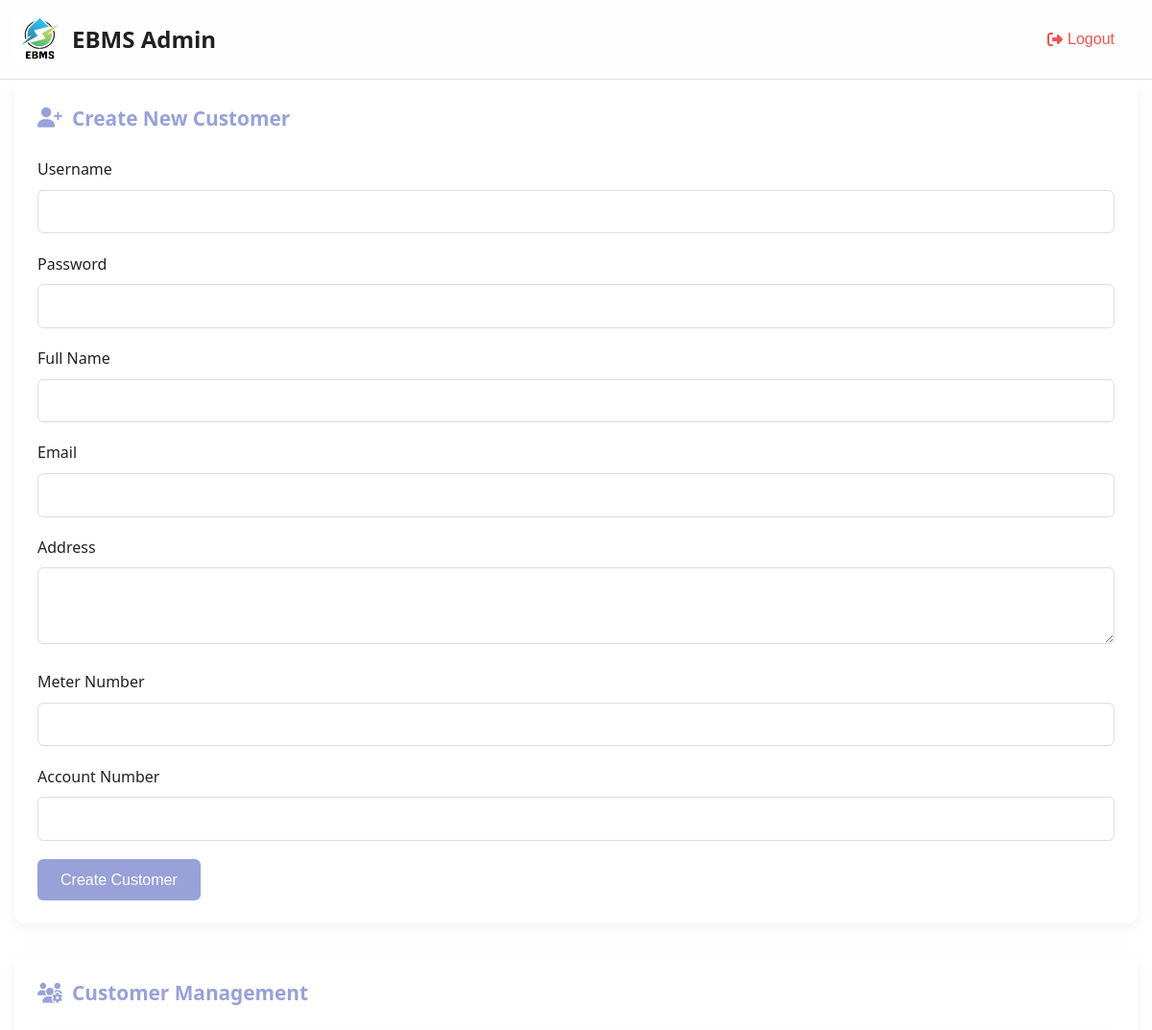
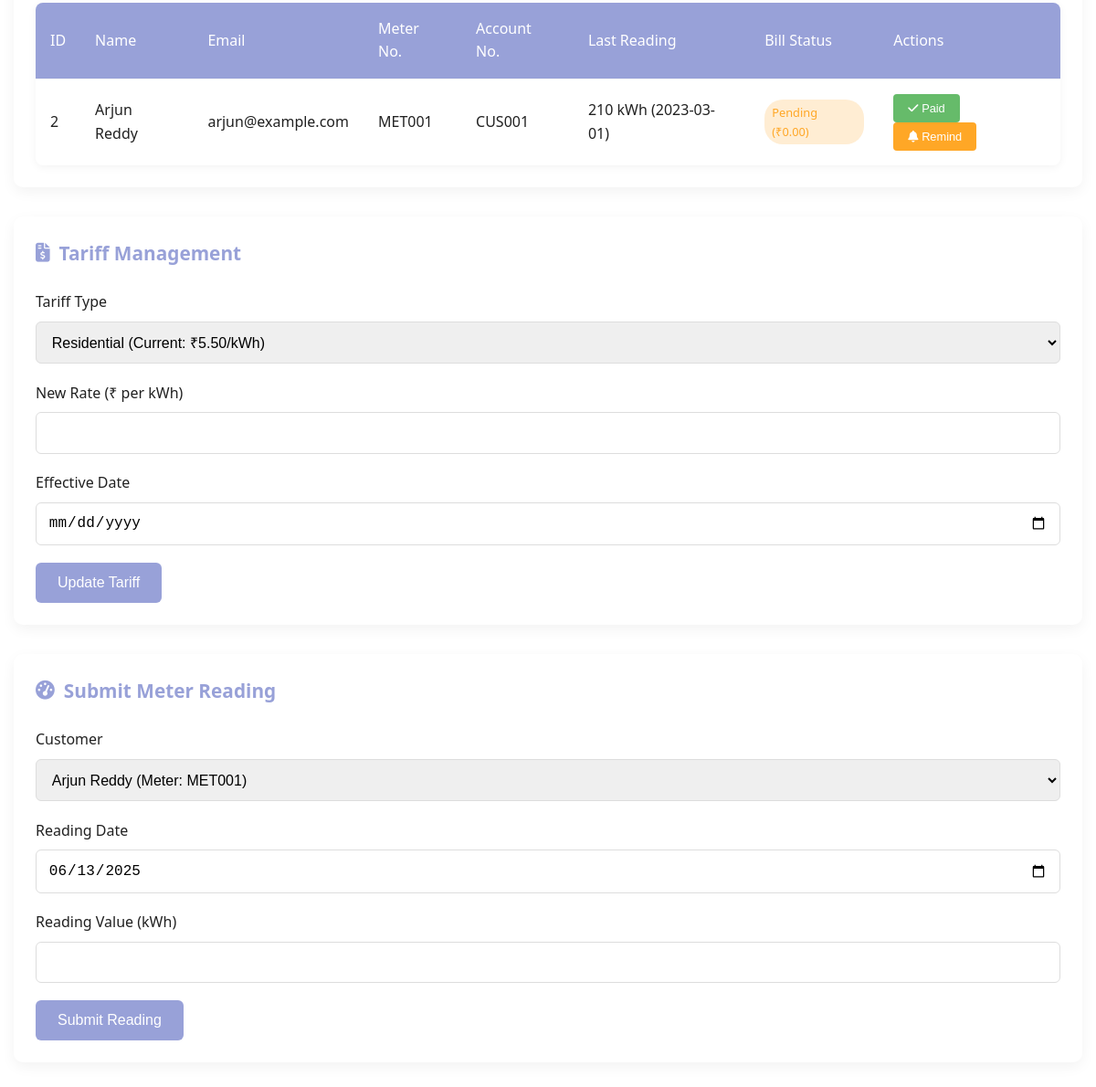
/admin_index.php (signed in), run on the app's committed database (2 pictures, top to bottom).
### tables this page shows
CREATE TABLE users (
    user_id INT AUTO_INCREMENT PRIMARY KEY,
    username VARCHAR(50) NOT NULL UNIQUE,
    password VARCHAR(255) NOT NULL,
    full_name VARCHAR(100) NOT NULL,
    email VARCHAR(100) NOT NULL UNIQUE,
    address TEXT NOT NULL,
    meter_number VARCHAR(20) NOT NULL UNIQUE,
    account_number VARCHAR(20) NOT NULL UNIQUE,
    user_type ENUM('customer', 'admin') DEFAULT 'customer',
    created_at TIMESTAMP DEFAULT CURRENT_TIMESTAMP
);

CREATE TABLE bills (
    bill_id INT AUTO_INCREMENT PRIMARY KEY,
    user_id INT NOT NULL,
    bill_period_start DATE NOT NULL,
    bill_period_end DATE NOT NULL,
    due_date DATE NOT NULL,
    units_consumed INT NOT NULL,
    tariff_id INT NOT NULL,
    amount DECIMAL(10,2) NOT NULL,
    status ENUM('pending', 'paid') DEFAULT 'pending',
    paid_date DATE,
    transaction_id VARCHAR(50),
    FOREIGN KEY (user_id) REFERENCES users(user_id) ON DELETE CASCADE,
    FOREIGN KEY (tariff_id) REFERENCES tariffs(tariff_id),
    CHECK (bill_period_start < bill_period_end),
    CHECK (bill_period_end <= due_date)
);

### admin_index.php (the view, shortened to what this page needs)
<?php
require_once 'db_connect.php';
$customers = $conn->query("SELECT * FROM users WHERE user_type = 'customer'");
$tariffs = $conn->query("SELECT * FROM tariffs");
$latest_readings = $conn->query("
    SELECT u.user_id, u.full_name, u.meter_number, mr.reading_value, mr.reading_date
    FROM users u
    LEFT JOIN (SELECT user_id, MAX(reading_date) as latest_date FROM meter_readings GROUP BY user_id) latest
        ON u.user_id = latest.user_id
    LEFT JOIN meter_readings mr
        ON mr.user_id = latest.user_id AND mr.reading_date = latest.latest_date
    WHERE u.user_type = 'customer'
");
$pending_bills = [];
$customers_result = $conn->query("SELECT user_id FROM users WHERE user_type = 'customer'");
while ($customer = $customers_result->fetch_assoc()) {
    $user_id = $customer['user_id'];
    $bill = $conn->query("
        SELECT b.*, t.rate
        FROM bills b
        JOIN tariffs t ON b.tariff_id = t.tariff_id
        WHERE b.user_id = $user_id AND b.status = 'pending'
        ORDER BY b.due_date ASC
        LIMIT 1
    ")->fetch_assoc();
    if ($bill) {
        $pending_bills[$user_id] = $bill;
    }
}
?>
<!DOCTYPE html>
<html lang="en">
<head>
    <link rel="stylesheet" href="https://cdnjs.cloudflare.com/ajax/libs/font-awesome/6.4.0/css/all.min.css">
</head>
<body>
    <header>
        <div class="container">
            <div class="header-content">
                <div class="logo">
                    <img src="logo.png" alt="EBMS Logo">
                    <span class="logo-text">EBMS Admin</span>
                </div>
                <div class="header-icons">
                    <button class="logout-btn" onclick="location.href='?logout=1'">
                        <i class="fas fa-sign-out-alt"></i> Logout
                    </button>
                </div>
            </div>
        </div>
    </header>
    <main class="container">
        <div class="admin-card">
            <h2><i class="fas fa-user-plus"></i> Create New Customer</h2>
            <form method="POST">
                <div class="form-group">
                    <label>Username</label>
                    <input type="text" name="username" required>
                </div>
                <div class="form-group">
                    <label>Password</label>
                    <input type="password" name="password" required>
                </div>
                <div class="form-group">
                    <label>Full Name</label>
                    <input type="text" name="full_name" required>
                </div>
                <div class="form-group">
                    <label>Email</label>
                    <input type="email" name="email" required>
                </div>
                <div class="form-group">
                    <label>Address</label>
                    <textarea name="address" required></textarea>
                </div>
                <div class="form-group">
                    <label>Meter Number</label>
                    <input type="text" name="meter_number" required>
                </div>
                <div class="form-group">
                    <label>Account Number</label>
                    <input type="text" name="account_number" required>
                </div>
                <button type="submit">Create Customer</button>
            </form>
        </div>
        <div class="admin-card">
            <h2><i class="fas fa-users-cog"></i> Customer Management</h2>
            <table>
                <thead>
                    <tr>
                        <th>ID</th>
                        <th>Name</th>
                        <th>Email</th>
                        <th>Meter No.</th>
                        <th>Account No.</th>
                        <th>Last Reading</th>
                        <th>Bill Status</th>
                        <th>Actions</th>
                    </tr>
                </thead>
                <tbody>
                    <?php while ($customer = $customers->fetch_assoc()):
                        $reading = $latest_readings->fetch_assoc();
                        $user_id = $customer['user_id'];
                        $has_pending_bill = isset($pending_bills[$user_id]);
                    ?>
                    <tr>
                        <td><?= $customer['user_id'] ?></td>
                        <td><?= htmlspecialchars($customer['full_name']) ?></td>
                        <td><?= htmlspecialchars($customer['email']) ?></td>
                        <td><?= htmlspecialchars($customer['meter_number']) ?></td>
                        <td><?= htmlspecialchars($customer['account_number']) ?></td>
                        <td><?= $reading ? $reading['reading_value'] . ' kWh (' . $reading['reading_date'] . ')' : 'N/A' ?></td>
                        <td>
                            <?php if ($has_pending_bill): ?>
                                <span class="status-badge status-pending">Pending (₹<?= number_format($pending_bills[$user_id]['amount'], 2) ?>)</span>
                            <?php else: ?>
                                <span class="status-badge status-paid">Paid</span>
                            <?php endif; ?>
                        </td>
                        <td>
                            <?php if ($has_pending_bill): ?>
                                <form method="POST" style="display: inline;">
                                    <button type="submit" class="paid-btn" title="Mark as Paid">
                                        <i class="fas fa-check"></i> Paid
                                    </button>
                                </form>
                                <form method="POST" style="display: inline;">
                                    <button type="submit" class="reminder-btn" title="Send Reminder">
                                        <i class="fas fa-bell"></i> Remind
                                    </button>
                                </form>
                            <?php else: ?>
                                <span>No action needed</span>
                            <?php endif; ?>
                        </td>
                    </tr>
                    <?php endwhile; ?>
                </tbody>
            </table>
        </div>
        <div class="admin-card">
            <h2><i class="fas fa-file-invoice-dollar"></i> Tariff Management</h2>
            <form method="POST">
                <div class="form-group">
                    <label>Tariff Type</label>
                    <select name="tariff_type" required>
                        <?php
                        $tariffs->data_seek(0);
                        while ($tariff = $tariffs->fetch_assoc()): ?>
                        <option value="<?= $tariff['tariff_type'] ?>">
                            <?= ucfirst($tariff['tariff_type']) ?> (Current: ₹<?= $tariff['rate'] ?>/kWh)
                        </option>
                        <?php endwhile; ?>
                    </select>
                </div>
                <div class="form-group">
                    <label>New Rate (₹ per kWh)</label>
                    <input type="number" name="rate" step="0.01" required>
                </div>
                <div class="form-group">
                    <label>Effective Date</label>
                    <input type="date" name="effective_date" required>
                </div>
                <button type="submit">Update Tariff</button>
            </form>
        </div>
        <div class="admin-card">
            <h2><i class="fas fa-tachometer-alt"></i> Submit Meter Reading</h2>
            <form method="POST">
                <div class="form-group">
                    <label>Customer</label>
                    <select name="user_id" required>
                        <?php
                        $customers->data_seek(0);
                        while ($customer = $customers->fetch_assoc()): ?>
                        <option value="<?= $customer['user_id'] ?>">
                            <?= htmlspecialchars($customer['full_name']) ?> (Meter: <?= htmlspecialchars($customer['meter_number']) ?>)
                        </option>
                        <?php endwhile; ?>
                    </select>
                </div>
                <div class="form-group">
                    <label>Reading Date</label>
                    <input type="date" name="reading_date" required value="<?= date('Y-m-d') ?>">
                </div>
                <div class="form-group">
                    <label>Reading Value (kWh)</label>
                    <input type="number" name="reading_value" required>
                </div>
                <button type="submit">Submit Reading</button>
            </form>
        </div>
    </main>
</body>
</html>

### admin_index.php (style rules this page uses)
:root { --primary: #98a1d8; --secondary: #e7e8ef; --accent: #e4e6ef; --light: #f5f5f5; --dark: #212121; --success: #66bb6a; --warning: #ffa726; --danger: #ef5350; --grey: #000000; }
* { box-sizing: border-box; margin: 0; padding: 0; }
body { font-family: 'Segoe UI', Tahoma, Geneva, Verdana, sans-serif; background-image: url('https://images.unsplash.com/photo-1558494949-ef010cbdcc31'); background-size: cover; background-attachment: fixed; background-position: center; color: var(--dark); line-height: 1.6; min-height: 100vh; display: flex; flex-direction: column; }
.container { max-width: 1200px; margin: 0 auto; padding: 0 15px; flex: 1; }
header { background-color: rgba(245, 245, 245, 0.156); padding: 1rem 0; position: sticky; top: 0; z-index: 100; backdrop-filter: blur(8px); border-bottom: 1px solid rgba(0,0,0,0.1); }
.header-content { display: flex; justify-content: space-between; align-items: center; }
.logo { display: flex; align-items: center; }
.logo img { height: 50px; width:50px; margin-right: 10px; }
.logo-text { font-size: 1.5rem; font-weight: bold; color: var(--dark); }
.header-icons { display: flex; align-items: center; gap: 20px; }
.logout-btn { background: none; border: none; color: var(--danger); cursor: pointer; font-size: 1rem; display: flex; align-items: center; gap: 5px; }
.admin-card { background-color: white; border-radius: 10px; padding: 1.5rem; box-shadow: 0 5px 15px rgba(0,0,0,0.05); margin-bottom: 2rem; animation: fadeIn 0.5s ease-out; }
.admin-card h2 { color: var(--primary); margin-bottom: 1.5rem; font-size: 1.3rem; display: flex; align-items: center; gap: 10px; }
table { width: 100%; border-collapse: collapse; background-color: white; border-radius: 8px; overflow: hidden; box-shadow: 0 2px 10px rgba(0,0,0,0.05); }
th, td { padding: 1rem; text-align: left; border-bottom: 1px solid var(--light); }
th { background-color: var(--primary); color: white; font-weight: 500; }
tr:last-child td { border-bottom: none; }
.form-group { margin-bottom: 1.2rem; }
label { display: block; margin-bottom: 0.5rem; color: var(--dark); font-weight: 500; }
input, select, textarea { width: 100%; padding: 0.8rem; border: 1px solid #ddd; border-radius: 6px; font-size: 1rem; }
textarea { min-height: 80px; }
button { background-color: var(--primary); color: white; border: none; padding: 0.8rem 1.5rem; border-radius: 6px; font-size: 1rem; font-weight: 500; cursor: pointer; transition: all 0.3s ease; }
.status-badge { display: inline-block; padding: 0.25rem 0.5rem; border-radius: 20px; font-size: 0.8rem; font-weight: 500; }
.status-pending { background-color: rgba(255, 167, 38, 0.2); color: var(--warning); }
.reminder-btn { background-color: var(--warning); color: white; border: none; padding: 0.5rem 1rem; border-radius: 4px; font-size: 0.8rem; cursor: pointer; transition: all 0.3s ease; }
.paid-btn { background-color: var(--success); color: white; border: none; padding: 0.5rem 1rem; border-radius: 4px; font-size: 0.8rem; cursor: pointer; transition: all 0.3s ease; }

### data on the page
users: user_id "2", full_name "Arjun Reddy", email "arjun@example.com", meter_number "MET001", account_number "CUS001", reading_value "210", reading_date "2023-03-01", user_id.amount "0.00"

### other printed values
form field tariff_type "Residential (Current: ₹5.50/kWh)"
form field user_id "Arjun Reddy (Meter: MET001)"
